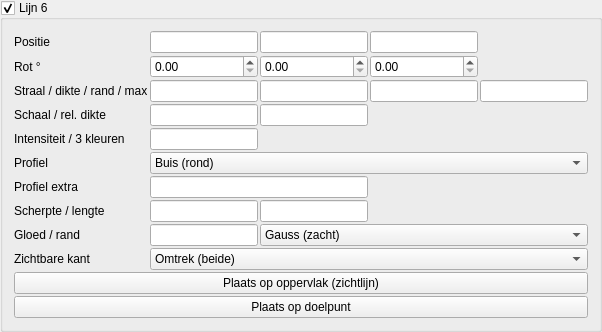
       <widget class="MyGroupBox" name="groupCheck_pattern_line_trap_6_enabled">
        <property name="title">
         <string>Lijn 6</string>
        </property>
        <property name="checkable">
         <bool>true</bool>
        </property>
        <layout class="QGridLayout" name="gridLayout_pattern_line_6">
         <property name="spacing">
          <number>2</number>
         </property>
         <item row="0" column="0">
          <widget class="QLabel" name="label_pattern_line_6_pos">
           <property name="text">
            <string>Positie</string>
           </property>
          </widget>
         </item>
         <item row="0" column="1">
          <widget class="MyLineEdit" name="vect3_pattern_line_trap_6_position_x"/>
         </item>
         <item row="0" column="2">
          <widget class="MyLineEdit" name="vect3_pattern_line_trap_6_position_y"/>
         </item>
         <item row="0" column="3">
          <widget class="MyLineEdit" name="vect3_pattern_line_trap_6_position_z"/>
         </item>
         <item row="1" column="0">
          <widget class="QLabel" name="label_pattern_line_6_rot">
           <property name="text">
            <string>Rot °</string>
           </property>
          </widget>
         </item>
         <item row="1" column="1">
          <widget class="MyDoubleSpinBox" name="spinboxd3_pattern_line_trap_6_rotation_x"/>
         </item>
         <item row="1" column="2">
          <widget class="MyDoubleSpinBox" name="spinboxd3_pattern_line_trap_6_rotation_y"/>
         </item>
         <item row="1" column="3">
          <widget class="MyDoubleSpinBox" name="spinboxd3_pattern_line_trap_6_rotation_z"/>
         </item>
         <item row="2" column="0">
          <widget class="QLabel" name="label_pattern_line_6_radius">
           <property name="text">
            <string>Straal / dikte / rand / max</string>
           </property>
           <property name="toolTip">
            <string>Straal = profielgrootte. Dikte = schaal van de SDF-band. Rand = afronding hoeken. Max = afstand-limiet voor de gloed (0 = uit in praktijk volgens instelling).</string>
           </property>
          </widget>
         </item>
         <item row="2" column="1">
          <widget class="MyLineEdit" name="logedit_pattern_line_trap_6_radius"/>
         </item>
         <item row="2" column="2">
          <widget class="MyLineEdit" name="logedit_pattern_line_trap_6_thickness"/>
         </item>
         <item row="2" column="3">
          <widget class="MyLineEdit" name="logedit_pattern_line_trap_6_edge_softness"/>
         </item>
         <item row="2" column="4">
          <widget class="MyLineEdit" name="logedit_pattern_line_trap_6_max_distance"/>
         </item>
         <item row="3" column="0">
          <widget class="QLabel" name="label_pattern_line_6_scale">
           <property name="text">
            <string>Schaal / rel. dikte</string>
           </property>
           <property name="toolTip">
            <string>Schaal: uniform het dwarsprofiel (YZ). Relatieve dikte: factor op de gloedband t.o.v. Dikte (1 = standaard).</string>
           </property>
          </widget>
         </item>
         <item row="3" column="1">
          <widget class="MyLineEdit" name="logedit_pattern_line_trap_6_scale"/>
         </item>
         <item row="3" column="2">
          <widget class="MyLineEdit" name="logedit_pattern_line_trap_6_relative_thickness"/>
         </item>
         <item row="4" column="0">
          <widget class="QLabel" name="label_pattern_line_6_int">
           <property name="text">
            <string>Intensiteit / 3 kleuren</string>
           </property>
           <property name="toolTip">
            <string>Gradient langs de gloed: kern (kleur 1) → midden (2) → rand (3). Zelfde RGB = effen.</string>
           </property>
          </widget>
         </item>
         <item row="4" column="1">
          <widget class="MyLineEdit" name="logedit_pattern_line_trap_6_intensity"/>
         </item>
         <item row="4" column="2">
          <widget class="MyColorButton" name="colorButton_pattern_line_trap_6_color"/>
         </item>
         <item row="4" column="3">
          <widget class="MyColorButton" name="colorButton_pattern_line_trap_6_color_2"/>
         </item>
         <item row="4" column="4">
          <widget class="MyColorButton" name="colorButton_pattern_line_trap_6_color_3"/>
         </item>
         <item row="5" column="0">
          <widget class="QLabel" name="label_pattern_line_6_shape">
           <property name="text">
            <string>Profiel</string>
           </property>
           <property name="toolTip">
            <string>Dwarsdoorsnede loodrecht op de as (lokale X).</string>
           </property>
          </widget>
         </item>
         <item row="5" column="1" colspan="4">
          <widget class="MyComboBox" name="comboBox_pattern_line_trap_6_shape">
           <item>
            <property name="text">
             <string>Buis (rond)</string>
            </property>
           </item>
           <item>
            <property name="text">
             <string>Lint (vlak)</string>
            </property>
           </item>
           <item>
            <property name="text">
             <string>Vierkant</string>
            </property>
           </item>
           <item>
            <property name="text">
             <string>Ruit</string>
            </property>
           </item>
           <item>
            <property name="text">
             <string>Ovaal</string>
            </property>
           </item>
           <item>
            <property name="text">
             <string>Zeshoek</string>
            </property>
           </item>
           <item>
            <property name="text">
             <string>Kruis</string>
            </property>
           </item>
           <item>
            <property name="text">
             <string>Achthoek</string>
            </property>
           </item>
           <item>
            <property name="text">
             <string>Squircle</string>
            </property>
           </item>
           <item>
            <property name="text">
             <string>Ring</string>
            </property>
           </item>
         </widget>
         </item>
         <item row="6" column="0">
          <widget class="QLabel" name="label_pattern_line_6_shape_aux">
           <property name="text">
            <string>Profiel extra</string>
           </property>
           <property name="toolTip">
            <string>Ovaal: Z-straal t.o.v. Y (1 = cirkel). Ring: halve dikte van de buis.</string>
           </property>
          </widget>
         </item>
         <item row="6" column="1" colspan="2">
          <widget class="MyLineEdit" name="logedit_pattern_line_trap_6_shape_aux"/>
         </item>
         <item row="7" column="0">
          <widget class="QLabel" name="label_pattern_line_6_sharp_seg">
           <property name="text">
            <string>Scherpte / lengte</string>
           </property>
           <property name="toolTip">
            <string>Scherpte: sterkere piek (hoger = smallere gloed). Lengte: halve lijnlengte langs X (0 = oneindig). Zie ook «Gloed / rand».</string>
           </property>
          </widget>
         </item>
         <item row="7" column="1">
          <widget class="MyLineEdit" name="logedit_pattern_line_trap_6_falloff_sharpness"/>
         </item>
         <item row="7" column="2">
          <widget class="MyLineEdit" name="logedit_pattern_line_trap_6_segment_half_length"/>
         </item>
         <item row="8" column="0">
          <widget class="QLabel" name="label_pattern_line_6_glow">
           <property name="text">
            <string>Gloed / rand</string>
           </property>
           <property name="toolTip">
            <string>Gloedbreedte: hoger = zachtere, bredere rand. Falloff: Gauss, smoothstep, lineair, exponentieel — bepaalt hoe snel het uitsterft (los van de 3-kleur-gradient).</string>
           </property>
          </widget>
         </item>
         <item row="8" column="1">
          <widget class="MyLineEdit" name="logedit_pattern_line_trap_6_glow_spread"/>
         </item>
         <item row="8" column="2" colspan="3">
          <widget class="MyComboBox" name="comboBox_pattern_line_trap_6_falloff_profile">
           <item>
            <property name="text">
             <string>Gauss (zacht)</string>
            </property>
           </item>
           <item>
            <property name="text">
             <string>Strak (smooth)</string>
            </property>
           </item>
           <item>
            <property name="text">
             <string>Hard (lineair)</string>
            </property>
           </item>
           <item>
            <property name="text">
             <string>Exponentieel</string>
            </property>
           </item>
          </widget>
         </item>
         <item row="9" column="0">
          <widget class="QLabel" name="label_pattern_line_6_side">
           <property name="text">
            <string>Zichtbare kant</string>
           </property>
           <property name="toolTip">
            <string>Omtrek: gloed aan beide zijden van de vorm (klassiek). Alleen buiten of binnen: één zijde van het oppervlak — handig om alleen de silhouet-rand te tonen.</string>
           </property>
          </widget>
         </item>
         <item row="9" column="1" colspan="4">
          <widget class="MyComboBox" name="comboBox_pattern_line_trap_6_edge_side">
           <item>
            <property name="text">
             <string>Omtrek (beide)</string>
            </property>
           </item>
           <item>
            <property name="text">
             <string>Alleen buiten</string>
            </property>
           </item>
           <item>
            <property name="text">
             <string>Alleen binnen</string>
            </property>
           </item>
          </widget>
         </item>
         <item row="10" column="0" colspan="5">
          <widget class="QPushButton" name="pushButton_pattern_line_trap_6_place_surface">
           <property name="text">
            <string>Plaats op oppervlak (zichtlijn)</string>
           </property>
          </widget>
         </item>
         <item row="11" column="0" colspan="5">
          <widget class="QPushButton" name="pushButton_pattern_line_trap_6_place_target">
           <property name="text">
            <string>Plaats op doelpunt</string>
           </property>
          </widget>
         </item>
        </layout>
       </widget>
